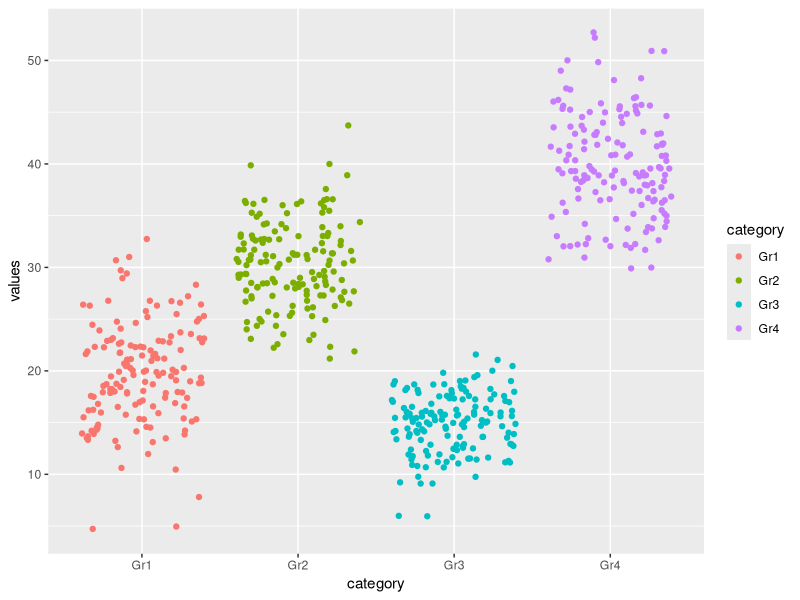
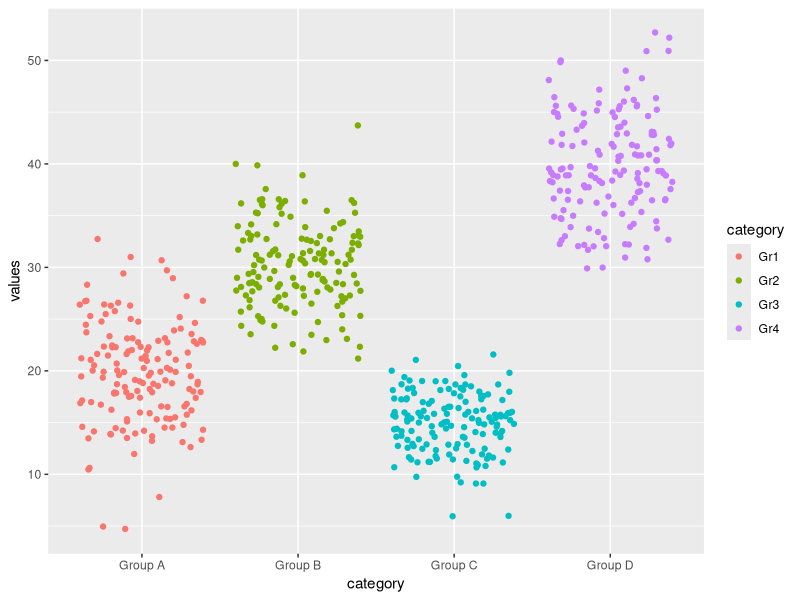
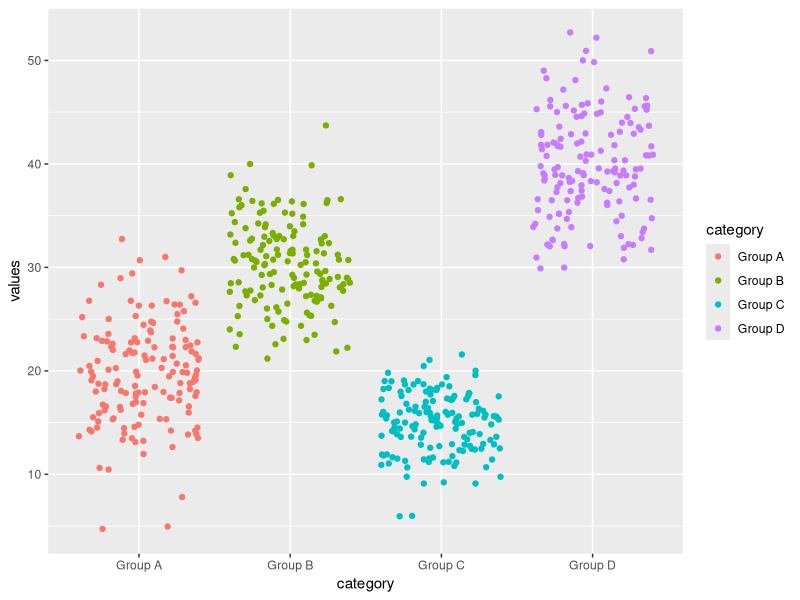

R code for these plots, in order:
## ---- chunk 1
knitr::opts_chunk$set(echo = TRUE, fig.align='center')

# title: Category labels
# author: jonathan
# revised: 13/2/2020 

WEB <- c("https://bioceed.uib.no/dropfolder/bioSTATS/Rmd/Basic/Visualizing/Essential/category-labels.html")
GIT <- c("https://github.com/jonathansoule/biostats/blob/master/Basic/Visualizing/Essential/category-labels.Rmd")
library(ggplot2)

# variable 1
values <- c(rnorm(150, mean=20, sd=5), rnorm(150, mean=30, sd=4), rnorm(150, mean=15, 3), rnorm(150, mean=40, sd=5)) 
# variable 2
category <- c(rep("Gr1", 150), rep("Gr2", 150), rep("Gr3", 150), rep("Gr4", 150))

# dataframe
df <- data.frame(category, values)
## ---- chunk 2
baseplot <- ggplot(df, aes(category, values, color=category)) +
  geom_jitter()
baseplot
## ---- chunk 3
baseplot +
  scale_x_discrete(labels=c("Group A", "Group B", "Group C", "Group D"))
## ---- chunk 4
baseplot +
  scale_x_discrete(labels=c("Group A", "Group B", "Group C", "Group D")) +
  scale_color_discrete(labels=c("Group A", "Group B", "Group C", "Group D"))
